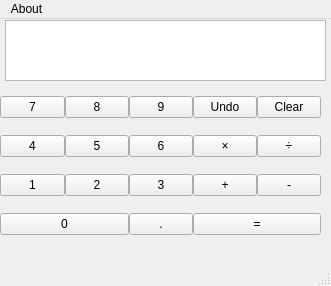
<?xml version="1.0" encoding="UTF-8"?>
<ui version="4.0">
 <class>MainWindow</class>
 <widget class="QMainWindow" name="MainWindow">
  <property name="geometry">
   <rect>
    <x>0</x>
    <y>0</y>
    <width>331</width>
    <height>286</height>
   </rect>
  </property>
  <property name="minimumSize">
   <size>
    <width>331</width>
    <height>275</height>
   </size>
  </property>
  <property name="maximumSize">
   <size>
    <width>541</width>
    <height>1000</height>
   </size>
  </property>
  <property name="windowTitle">
   <string>MainWindow</string>
  </property>
  <property name="tabShape">
   <enum>QTabWidget::Triangular</enum>
  </property>
  <property name="dockNestingEnabled">
   <bool>true</bool>
  </property>
  <widget class="QWidget" name="centralwidget">
   <widget class="QWidget" name="gridLayoutWidget">
    <property name="geometry">
     <rect>
      <x>0</x>
      <y>60</y>
      <width>321</width>
      <height>176</height>
     </rect>
    </property>
    <layout class="QGridLayout" name="gridLayout">
     <property name="sizeConstraint">
      <enum>QLayout::SetNoConstraint</enum>
     </property>
     <property name="spacing">
      <number>0</number>
     </property>
     <item row="2" column="0">
      <widget class="QPushButton" name="one">
       <property name="focusPolicy">
        <enum>Qt::NoFocus</enum>
       </property>
       <property name="text">
        <string>1</string>
       </property>
      </widget>
     </item>
     <item row="2" column="1">
      <widget class="QPushButton" name="two">
       <property name="focusPolicy">
        <enum>Qt::NoFocus</enum>
       </property>
       <property name="text">
        <string>2</string>
       </property>
      </widget>
     </item>
     <item row="0" column="1">
      <widget class="QPushButton" name="eight">
       <property name="focusPolicy">
        <enum>Qt::NoFocus</enum>
       </property>
       <property name="text">
        <string>8</string>
       </property>
      </widget>
     </item>
     <item row="1" column="0">
      <widget class="QPushButton" name="four">
       <property name="focusPolicy">
        <enum>Qt::NoFocus</enum>
       </property>
       <property name="text">
        <string>4</string>
       </property>
      </widget>
     </item>
     <item row="4" column="2">
      <widget class="QPushButton" name="point">
       <property name="focusPolicy">
        <enum>Qt::NoFocus</enum>
       </property>
       <property name="text">
        <string>.</string>
       </property>
       <property name="autoDefault">
        <bool>false</bool>
       </property>
       <property name="default">
        <bool>false</bool>
       </property>
       <property name="flat">
        <bool>false</bool>
       </property>
      </widget>
     </item>
     <item row="2" column="2">
      <widget class="QPushButton" name="three">
       <property name="focusPolicy">
        <enum>Qt::NoFocus</enum>
       </property>
       <property name="text">
        <string>3</string>
       </property>
      </widget>
     </item>
     <item row="0" column="0">
      <widget class="QPushButton" name="seven">
       <property name="focusPolicy">
        <enum>Qt::NoFocus</enum>
       </property>
       <property name="text">
        <string>7</string>
       </property>
      </widget>
     </item>
     <item row="4" column="0" colspan="2">
      <widget class="QPushButton" name="zero">
       <property name="focusPolicy">
        <enum>Qt::NoFocus</enum>
       </property>
       <property name="text">
        <string>0</string>
       </property>
      </widget>
     </item>
     <item row="1" column="1">
      <widget class="QPushButton" name="five">
       <property name="focusPolicy">
        <enum>Qt::NoFocus</enum>
       </property>
       <property name="text">
        <string>5</string>
       </property>
      </widget>
     </item>
     <item row="0" column="2">
      <widget class="QPushButton" name="nine">
       <property name="focusPolicy">
        <enum>Qt::NoFocus</enum>
       </property>
       <property name="text">
        <string>9</string>
       </property>
      </widget>
     </item>
     <item row="1" column="2">
      <widget class="QPushButton" name="six">
       <property name="focusPolicy">
        <enum>Qt::NoFocus</enum>
       </property>
       <property name="text">
        <string>6</string>
       </property>
      </widget>
     </item>
     <item row="4" column="3" colspan="2">
      <widget class="QPushButton" name="equal">
       <property name="focusPolicy">
        <enum>Qt::NoFocus</enum>
       </property>
       <property name="text">
        <string>=</string>
       </property>
      </widget>
     </item>
     <item row="2" column="3">
      <widget class="QPushButton" name="plus">
       <property name="focusPolicy">
        <enum>Qt::NoFocus</enum>
       </property>
       <property name="text">
        <string>+</string>
       </property>
      </widget>
     </item>
     <item row="2" column="4">
      <widget class="QPushButton" name="minus">
       <property name="focusPolicy">
        <enum>Qt::NoFocus</enum>
       </property>
       <property name="text">
        <string>-</string>
       </property>
      </widget>
     </item>
     <item row="1" column="3">
      <widget class="QPushButton" name="multiply">
       <property name="focusPolicy">
        <enum>Qt::NoFocus</enum>
       </property>
       <property name="text">
        <string>×</string>
       </property>
      </widget>
     </item>
     <item row="1" column="4">
      <widget class="QPushButton" name="divide">
       <property name="focusPolicy">
        <enum>Qt::NoFocus</enum>
       </property>
       <property name="text">
        <string>÷</string>
       </property>
      </widget>
     </item>
     <item row="0" column="3">
      <widget class="QPushButton" name="undo">
       <property name="focusPolicy">
        <enum>Qt::NoFocus</enum>
       </property>
       <property name="text">
        <string>Undo</string>
       </property>
      </widget>
     </item>
     <item row="0" column="4">
      <widget class="QPushButton" name="clear">
       <property name="focusPolicy">
        <enum>Qt::NoFocus</enum>
       </property>
       <property name="text">
        <string>Clear</string>
       </property>
      </widget>
     </item>
    </layout>
   </widget>
   <widget class="QTextBrowser" name="output">
    <property name="geometry">
     <rect>
      <x>5</x>
      <y>1</y>
      <width>321</width>
      <height>61</height>
     </rect>
    </property>
    <property name="contextMenuPolicy">
     <enum>Qt::NoContextMenu</enum>
    </property>
    <property name="layoutDirection">
     <enum>Qt::RightToLeft</enum>
    </property>
    <property name="frameShadow">
     <enum>QFrame::Raised</enum>
    </property>
    <property name="verticalScrollBarPolicy">
     <enum>Qt::ScrollBarAlwaysOff</enum>
    </property>
    <property name="horizontalScrollBarPolicy">
     <enum>Qt::ScrollBarAsNeeded</enum>
    </property>
    <property name="readOnly">
     <bool>true</bool>
    </property>
    <property name="overwriteMode">
     <bool>false</bool>
    </property>
    <property name="openLinks">
     <bool>false</bool>
    </property>
   </widget>
  </widget>
  <widget class="QMenuBar" name="menubar">
   <property name="geometry">
    <rect>
     <x>0</x>
     <y>0</y>
     <width>331</width>
     <height>23</height>
    </rect>
   </property>
   <widget class="QMenu" name="menuAbout">
    <property name="title">
     <string>About</string>
    </property>
    <addaction name="about"/>
   </widget>
   <addaction name="menuAbout"/>
  </widget>
  <widget class="QStatusBar" name="statusbar"/>
  <action name="actionExit">
   <property name="text">
    <string>Exit</string>
   </property>
  </action>
  <action name="actionBasic">
   <property name="text">
    <string>Basic</string>
   </property>
  </action>
  <action name="about">
   <property name="checkable">
    <bool>false</bool>
   </property>
   <property name="text">
    <string>About (F1)</string>
   </property>
  </action>
  <action name="actionCalculator_2">
   <property name="text">
    <string>Calculator</string>
   </property>
  </action>
 </widget>
 <resources/>
 <connections/>
</ui>
